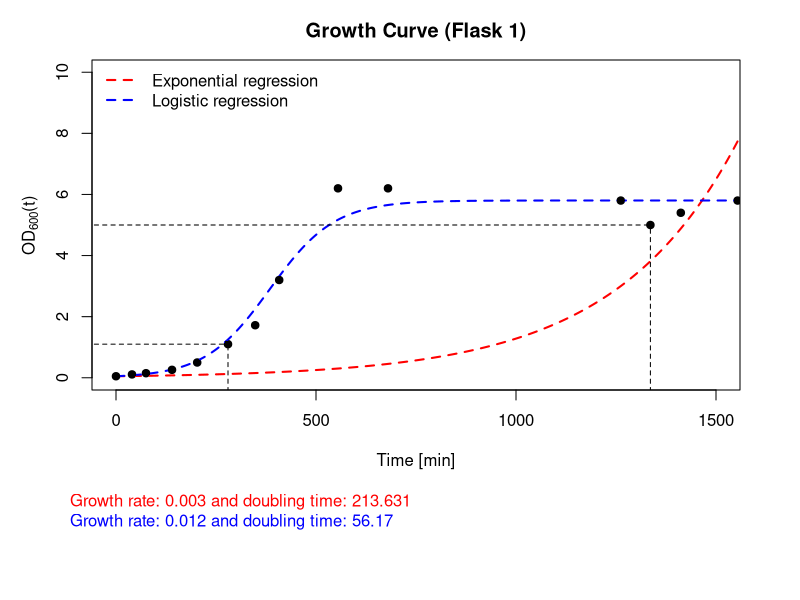
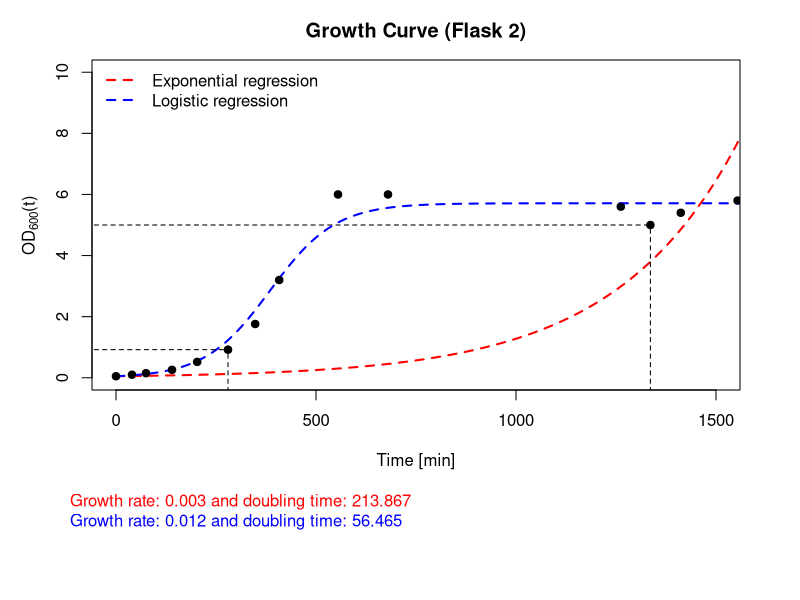

Here is the R script that generated these plots, in order:

###################################################################################################
# Abraham Moyal 
# 24.10.22
# Semester Project
# OD measurement of E.coli culture
###################################################################################################


###################################################################################################

# Initialize time point vector of sampling (OD measurements) in minutes
#----------------------------------------------------------------------
x <- c(0,40,75,140,203,280,348,408,555,680,1262,1336,1412,1554)



# Initialize OD values for shake flask 1:
#----------------------------------------

y1 <- c(0.05,0.11,0.15,0.26,0.5,1.1,1.72,3.2,6.2,6.2,5.8,5,5.4,5.8)


# Initialize OD values for shake flask 2:
#----------------------------------------
y2 <- c(0.05,0.1,0.15,0.26,0.52,0.92,1.76,3.2,6,6,5.6,5,5.4,5.8)


# Exponential fit of the form y=a*exp(bt) true for the first few measuremts
#--------------------------------------------------------------------------

model1 <- nls(y1~y1[1]*exp(a*x),start = list( a=0.000001))


# Logistic fit of the form y=K/(1+(K-y(0)/y(0))*exp(-rt)) overall better fit:
#----------------------------------------------------------------------------
model2 <- nls(y1 ~ a/ ( 1 +   (( (a-y1[1])/y1[1])*exp(-r*x)) )   ,start = list( a = 20,r = 0.1))



layout(matrix(c(1,2),ncol = 1), heights = c(8,2))


# Plot data points (raw data) of first flask:
#--------------------------------------------

par(mar=c(4.5,4.6,3,3))
plot(x,y1, ylab="",xlab="Time [min]",main="Growth Curve (Flask 1)",xlim=c(0,1500),ylim=c(0,10))

mtext(2,text=expression(OD[600]*"(t)"),line = 2.5) # added ylabel 





# Add regression fits to plot (model1)
#-------------------------------------

new_x <- seq(x[1],x[length(x)]+100,length=3000) # creates new sequence of x


new_y <- predict(model1,list(x=new_x)) # predicted seuqnce of y 


lines(new_x,new_y,lty = 2,col="red",lwd=2) # add line


points(x,y1,pch=16)



# Add regression fits to plot (model2)
#-------------------------------------

new_x <- seq(x[1],x[length(x)]+100,length=3000)


new_y <- predict(model2,list(x=new_x))



lines(new_x,new_y,lty = 2,col="blue",lwd=2)



points(x,y1,pch=16)



# Highlight datapoints used for further analysis:
#------------------------------------------------

segments(x0=x[6],y0=-200,y1=y1[6],lty=2) #vertical line
segments(x0=-200, y0=y1[6], x1=x[6],lty=2)

segments(x0=x[12],y0=-200,y1=y1[12],lty=2) #vertical line
segments(x0=-200, y0=y1[12], x1=x[12],lty=2)


# Addition of legend:
#--------------------

legend("topleft",col = c("red","blue"),
       legend = c(paste0("Exponential regression"),
                  paste0("Logistic regression")),
       lty = 2,lwd = 2,bty="n")




# Add additional information such as Growth rate and Doubling time:
#------------------------------------------------------------------
par(mar=c(0,2,0,0))
plot(0,0, xaxt = 'n', yaxt = 'n', bty = 'n', pch = '', ylab = '', xlab = '')
legend("topleft",legend = c(paste0("Growth rate: ",round(summary(model1)$parameters[1],digits=3), " and doubling time: ", round(log(2)/summary(model1)$parameters[1],digits=3)),
                          paste0("Growth rate: ",round(summary(model2)$parameters[2],digits=3), " and doubling time: " ,round(log(2)/summary(model2)$parameters[2],digits=3))),
       text.col=c("red","blue"),bty="n")




###################################################################################################

# Second plot
#------------


###################################################################################################


# Exponential fit of the form y=a*exp(bt) true for the first few measuremts
#--------------------------------------------------------------------------

model1 <- nls(y2~y2[1]*exp(a*x),start = list( a=0.000001))


# Logistic fit of the form y=K/(1+(K-y(0)/y(0))*exp(-rt)) overall better fit:
#----------------------------------------------------------------------------
model2 <- nls(y2 ~ a/ ( 1 +   (( (a-y2[1])/y2[1])*exp(-r*x)) )   ,start = list( a = 20,r = 0.1))



layout(matrix(c(1,2),ncol = 1), heights = c(8,2))


# Plot data points (raw data) of first flask:
#--------------------------------------------

par(mar=c(4.5,4.6,3,3))
plot(x,y2, ylab="",xlab="Time [min]",main="Growth Curve (Flask 2)",xlim=c(0,1500),ylim=c(0,10))

mtext(2,text=expression(OD[600]*"(t)"),line = 2.5) # added ylabel 





# Add regression fits to plot (model1)
#-------------------------------------

new_x <- seq(x[1],x[length(x)]+100,length=3000) # creates new sequence of x


new_y <- predict(model1,list(x=new_x)) # predicted seuqnce of y 


lines(new_x,new_y,lty = 2,col="red",lwd=2) # add line


points(x,y2,pch=16)



# Add regression fits to plot (model2)
#-------------------------------------

new_x <- seq(x[1],x[length(x)]+100,length=3000)


new_y <- predict(model2,list(x=new_x))



lines(new_x,new_y,lty = 2,col="blue",lwd=2)



points(x,y2,pch=16)



# Highlight datapoints used for further analysis:
#------------------------------------------------

segments(x0=x[6],y0=-200,y1=y2[6],lty=2) #vertical line
segments(x0=-200, y0=y2[6], x1=x[6],lty=2)

segments(x0=x[12],y0=-200,y1=y2[12],lty=2) #vertical line
segments(x0=-200, y0=y2[12], x1=x[12],lty=2)


# Addition of legend:
#--------------------

legend("topleft",col = c("red","blue"),
       legend = c(paste0("Exponential regression"),
                  paste0("Logistic regression")),
       lty = 2,lwd = 2,bty="n")




# Add additional information such as Growth rate and Doubling time:
#------------------------------------------------------------------
par(mar=c(0,2,0,0))
plot(0,0, xaxt = 'n', yaxt = 'n', bty = 'n', pch = '', ylab = '', xlab = '')
legend("topleft",legend = c(paste0("Growth rate: ",round(summary(model1)$parameters[1],digits=3), " and doubling time: ", round(log(2)/summary(model1)$parameters[1],digits=3)),
                            paste0("Growth rate: ",round(summary(model2)$parameters[2],digits=3), " and doubling time: " ,round(log(2)/summary(model2)$parameters[2],digits=3))),
       text.col=c("red","blue"),bty="n")


















